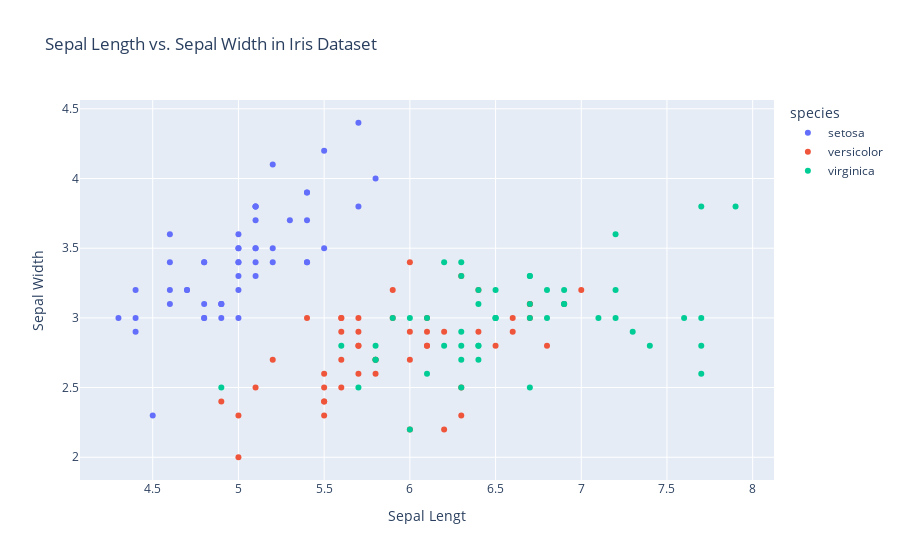

The cell this chart's notebook holds for it:
### Markdown cell above
#### &#9989; **Question 2.3 (6 points)**: Using plotly, create a figure that visualizes your data (or at least some parts of your data). Make sure there are appropriate labels like title, x-axis, and y-axis, etc.

### Code cell
# Put your code here  

image = px.scatter(
    iris_data, 
    x="sepal_length", 
    y="sepal_width", 
    color="species", 
    title="Sepal Length vs. Sepal Width in Iris Dataset",
    labels={"sepal_length": "Sepal Lengt", "sepal_width": "Sepal Width"}
)

image.show()

### Figure 1 — Plotly figure (JSON) as saved in the notebook; plotly's stock layout.template omitted (floating-point values rounded to 4 significant figures)
{"data": [{"hovertemplate": "species=setosa<br>Sepal Lengt=%{x}<br>Sepal Width=%{y}<extra></extra>", "legendgroup": "setosa", "marker": {"color": "#636efa", "symbol": "circle"}, "mode": "markers", "name": "setosa", "orientation": "v", "showlegend": true, "type": "scatter", "x": [5.1, 4.9, 4.7, 4.6, 5, 5.4, 4.6, 5, 4.4, 4.9, 5.4, 4.8, 4.8, 4.3, 5.8, 5.7, 5.4, 5.1, 5.7, 5.1, 5.4, 5.1, 4.6, 5.1, 4.8, 5, 5, 5.2, 5.2, 4.7, 4.8, 5.4, 5.2, 5.5, 4.9, 5, 5.5, 4.9, 4.4, 5.1, 5, 4.5, 4.4, 5, 5.1, 4.8, 5.1, 4.6, 5.3, 5], "xaxis": "x", "y": [3.5, 3, 3.2, 3.1, 3.6, 3.9, 3.4, 3.4, 2.9, 3.1, 3.7, 3.4, 3, 3, 4, 4.4, 3.9, 3.5, 3.8, 3.8, 3.4, 3.7, 3.6, 3.3, 3.4, 3, 3.4, 3.5, 3.4, 3.2, 3.1, 3.4, 4.1, 4.2, 3.1, 3.2, 3.5, 3.1, 3, 3.4, 3.5, 2.3, 3.2, 3.5, 3.8, 3, 3.8, 3.2, 3.7, 3.3], "yaxis": "y"}, {"hovertemplate": "species=versicolor<br>Sepal Lengt=%{x}<br>Sepal Width=%{y}<extra></extra>", "legendgroup": "versicolor", "marker": {"color": "#EF553B", "symbol": "circle"}, "mode": "markers", "name": "versicolor", "orientation": "v", "showlegend": true, "type": "scatter", "x": [7, 6.4, 6.9, 5.5, 6.5, 5.7, 6.3, 4.9, 6.6, 5.2, 5, 5.9, 6, 6.1, 5.6, 6.7, 5.6, 5.8, 6.2, 5.6, 5.9, 6.1, 6.3, 6.1, 6.4, 6.6, 6.8, 6.7, 6, 5.7, 5.5, 5.5, 5.8, 6, 5.4, 6, 6.7, 6.3, 5.6, 5.5, 5.5, 6.1, 5.8, 5, 5.6, 5.7, 5.7, 6.2, 5.1, 5.7], "xaxis": "x", "y": [3.2, 3.2, 3.1, 2.3, 2.8, 2.8, 3.3, 2.4, 2.9, 2.7, 2, 3, 2.2, 2.9, 2.9, 3.1, 3, 2.7, 2.2, 2.5, 3.2, 2.8, 2.5, 2.8, 2.9, 3, 2.8, 3, 2.9, 2.6, 2.4, 2.4, 2.7, 2.7, 3, 3.4, 3.1, 2.3, 3, 2.5, 2.6, 3, 2.6, 2.3, 2.7, 3, 2.9, 2.9, 2.5, 2.8], "yaxis": "y"}, {"hovertemplate": "species=virginica<br>Sepal Lengt=%{x}<br>Sepal Width=%{y}<extra></extra>", "legendgroup": "virginica", "marker": {"color": "#00cc96", "symbol": "circle"}, "mode": "markers", "name": "virginica", "orientation": "v", "showlegend": true, "type": "scatter", "x": [6.3, 5.8, 7.1, 6.3, 6.5, 7.6, 4.9, 7.3, 6.7, 7.2, 6.5, 6.4, 6.8, 5.7, 5.8, 6.4, 6.5, 7.7, 7.7, 6, 6.9, 5.6, 7.7, 6.3, 6.7, 7.2, 6.2, 6.1, 6.4, 7.2, 7.4, 7.9, 6.4, 6.3, 6.1, 7.7, 6.3, 6.4, 6, 6.9, 6.7, 6.9, 5.8, 6.8, 6.7, 6.7, 6.3, 6.5, 6.2, 5.9], "xaxis": "x", "y": [3.3, 2.7, 3, 2.9, 3, 3, 2.5, 2.9, 2.5, 3.6, 3.2, 2.7, 3, 2.5, 2.8, 3.2, 3, 3.8, 2.6, 2.2, 3.2, 2.8, 2.8, 2.7, 3.3, 3.2, 2.8, 3, 2.8, 3, 2.8, 3.8, 2.8, 2.8, 2.6, 3, 3.4, 3.1, 3, 3.1, 3.1, 3.1, 2.7, 3.2, 3.3, 3, 2.5, 3, 3.4, 3], "yaxis": "y"}], "layout": {"autosize": true, "legend": {"title": {"text": "species"}, "tracegroupgap": 0}, "title": {"text": "Sepal Length vs. Sepal Width in Iris Dataset"}, "xaxis": {"anchor": "y", "autorange": true, "domain": [0, 1], "range": [4.081, 8.119], "title": {"text": "Sepal Lengt"}, "type": "linear"}, "yaxis": {"anchor": "x", "autorange": true, "domain": [0, 1], "range": [1.802, 4.598], "title": {"text": "Sepal Width"}, "type": "linear"}}}
